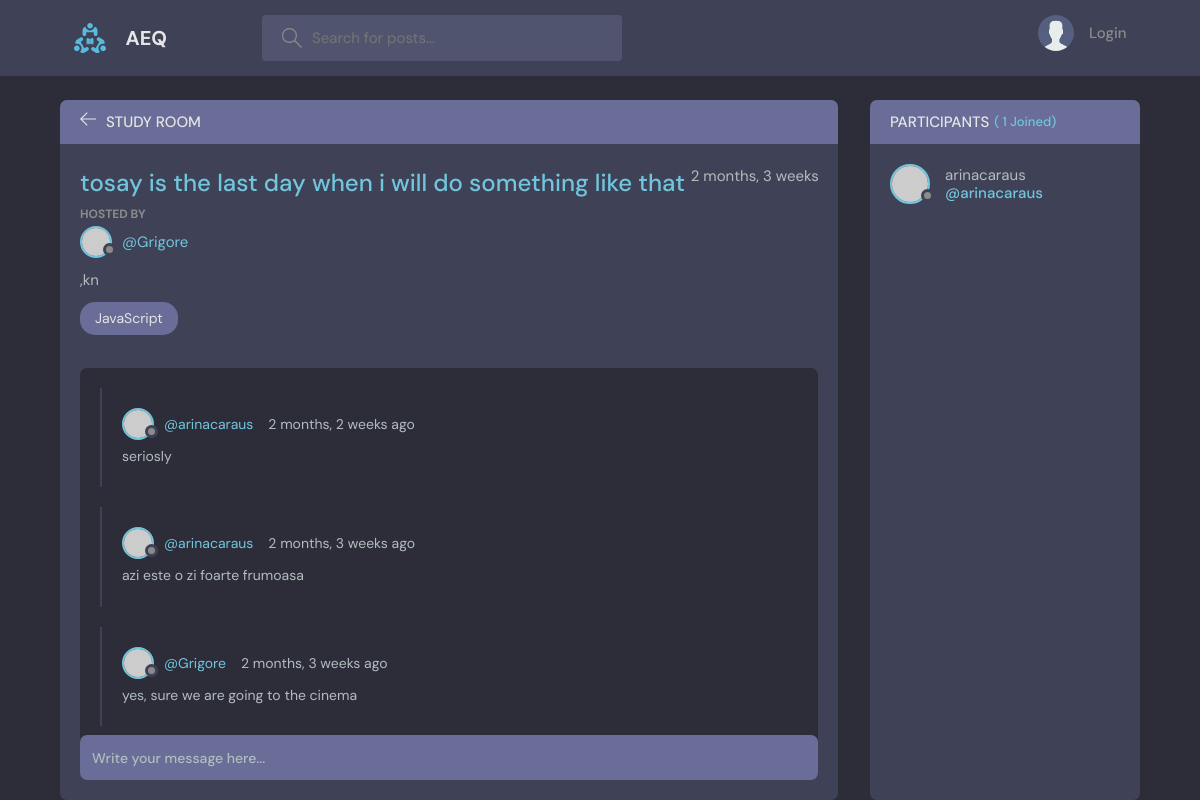
/room/5/, run on the app's committed database.
### base/models.py (models this page shows, shortened)
class Room(models.Model):
    topic = models.ForeignKey(Topic, on_delete=models.SET_NULL, null=True)
    host = models.ForeignKey(User,on_delete=models.SET_NULL, null=True )
    name = models.CharField(max_length=200)
    description = models.CharField(null=True, blank=True , max_length=400)
    participants = models.ManyToManyField(User, related_name='participants', blank=True) #creation many to many fields
    updated = models.DateTimeField(auto_now=True)
    created = models.DateTimeField( auto_now_add=True , null=True)
    class Meta:
        ordering = ['-updated' , '-created']

class Topic(models.Model):
    name = models.CharField(max_length=200)
    def __str__(self):
        return self.name

class Message(models.Model):
    user = models.ForeignKey( User, on_delete=models.CASCADE)
    room = models.ForeignKey( Room, on_delete= models.CASCADE) #on_delete=modles.SET_NULL when the room is deleted  all the children is deleted
    body = models.TextField()
    updated = models.DateTimeField(auto_now=True)
    created = models.DateTimeField(auto_now_add=True)
    class Meta:
        ordering = ['-updated' , '-created']

### base/views.py (the view, shortened to what this page needs)
# urls.py: path('room/<str:pk>/', views.room, name="room"),
def room(request, pk):
    room = Room.objects.get(id=pk)
    room_messages =room.message_set.all() # we can query child object of the specific room here
    participants = room.participants.all()
    context = {'room':room, 'room_messages':room_messages, 'participants':participants}
    return render(request, 'base/room.html', context)

### base/templates/base/room.html (shortened to what this page needs)
{% extends 'main.html' %}
{% block content %}
    <main class="profile-page layout layout--2">
      <div class="container">
        <div class="room">
          <div class="room__top">
            <div class="room__topLeft">
              <a href="{%  url 'home' %}">
                <svg version="1.1" xmlns="http://www.w3.org/2000/svg" width="32" height="32" viewBox="0 0 32 32">
                  <title>arrow-left</title>
                  <path
                    d="M13.723 2.286l-13.723 13.714 13.719 13.714 1.616-1.611-10.96-10.96h27.625v-2.286h-27.625l10.965-10.965-1.616-1.607z"
                  ></path>
                </svg>
              </a>
              <h3>Study Room</h3>
            </div>
          </div>
          <div class="room__box scroll">
            <div class="room__header scroll">
              <div class="room__info">
                <h3>{{room.name}}</h3>
                <span>{{room.created| timesince}}</span>
              </div>
              <div class="room__hosted">
                <p>Hosted By</p>
                <a href="{% url 'user-profile' room.host.id %}" class="room__author">
                  <div class="avatar avatar--small">
                    <img src="https://randomuser.me/api/portraits/men/37.jpg" />
                  </div>
                  <span>@{{room.host.username}}</span>
                </a>
              </div>
              <div class="room__details">
                {{room.description}}
              </div>
              <span class="room__topics">{{room.topic}}</span>
            </div>
            <div class="room__conversation">
              <div class="threads scroll">
                {%  for message in room_messages %}
                <div class="thread">
                  <div class="thread__top">
                    <div class="thread__author">
                      <a href="{% url 'user-profile' message.user.id %}" class="thread__authorInfo">
                        <div class="avatar avatar--small">
                          <img src="https://randomuser.me/api/portraits/men/37.jpg" />
                        </div>
                        <span>@{{message.user.username}}</span>
                      </a>
                      <span class="thread__date">{{message.created|timesince}} ago</span>
                    </div>
                  </div>
                  <div class="thread__details">
                    {{message.body}}
                  </div>
                </div>
                {% endfor  %}
              </div>
            </div>
          </div>
          <div class="room__message">
            <form  method="POST" action="" >
              <input type="text" name="body" placeholder="Write your message here..." />
            </form>
          </div>
        </div>
        <div class="participants">
          <h3 class="participants__top">Participants <span>( {{participants.count}} Joined)</span></h3>
          <div class="participants__list scroll">
           {% for user in participants%}
            <a href="{% url 'user-profile' user.id  %}" class="participant">
              <div class="avatar avatar--medium">
                <img src="https://randomuser.me/api/portraits/men/37.jpg" />
              </div>
              <p>
                {{user.username}}
                <span>@{{user.username}}</span>
              </p>
            </a>
            {% endfor %}
          </div>
        </div>
      </div>
    </main>
{%  endblock content %}

### data on the page
Room: name "tosay is the last day when i will do something like that", created "2 months, 3 weeks", host.username "Grigore", description ",kn", topic "JavaScript"
Message: user.username "arinacaraus", created "2 months, 2 weeks", body "seriosly"
Message: user.username "arinacaraus", created "2 months, 3 weeks", body "azi este o zi foarte frumoasa"
Message: user.username "Grigore", created "2 months, 3 weeks", body "yes, sure we are going to the cinema"

### other printed values
{{ participants.count }} "1"
{{ user.username }} "arinacaraus"
